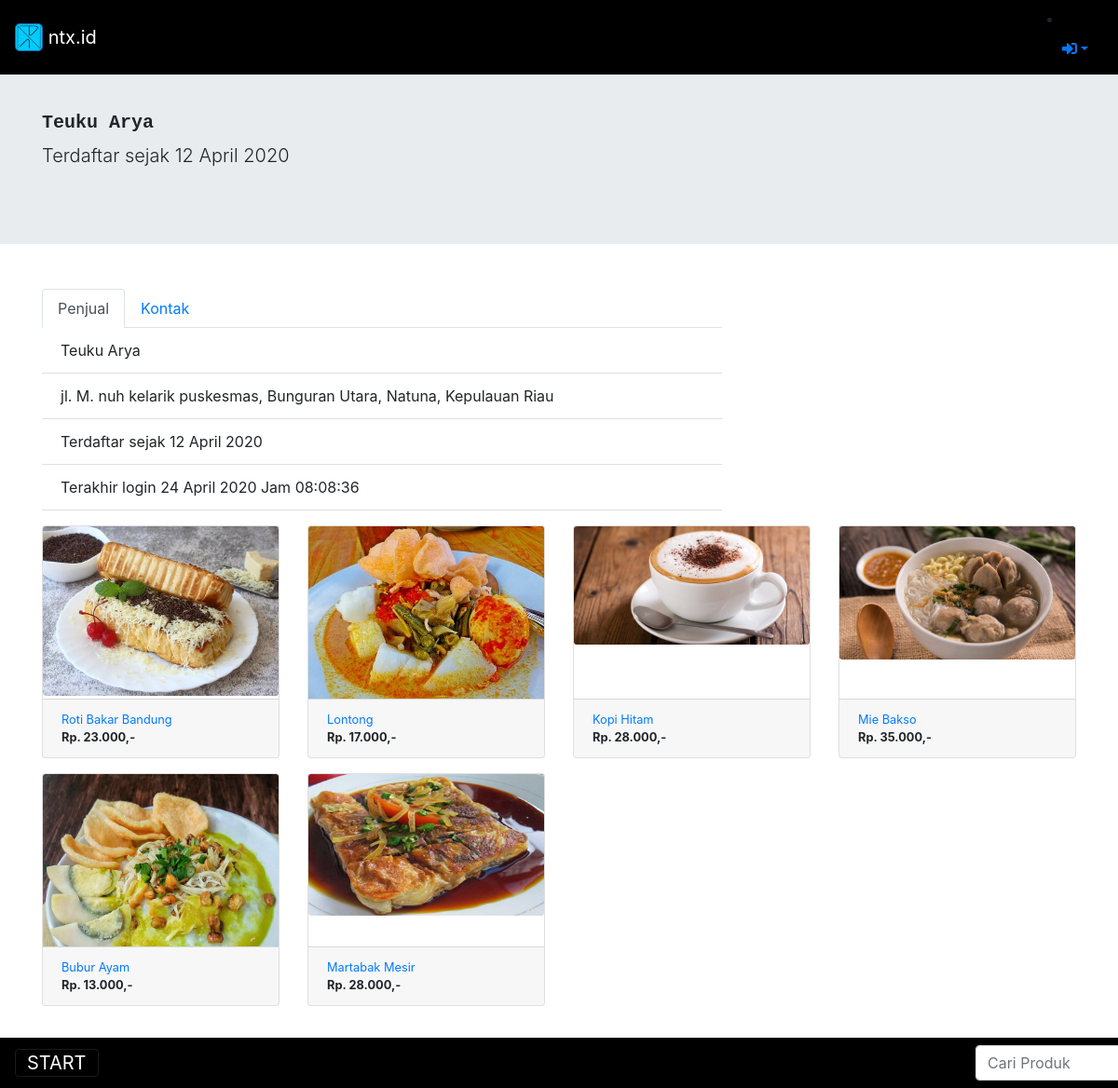
The app's page /product/seller/17 with its own data.
### tables this page shows
CREATE TABLE `company` (
  `id` int(11) NOT NULL,
  `name` varchar(128) NOT NULL,
  `about1` varchar(1000) NOT NULL,
  `about2` varchar(1000) NOT NULL,
  `about3` varchar(1000) NOT NULL,
  `created` varchar(128) NOT NULL,
  `aboutme` varchar(2000) NOT NULL,
  `email` varchar(50) NOT NULL
);

CREATE TABLE `user` (
  `user_id` int(11) NOT NULL,
  `name` varchar(128) NOT NULL,
  `email` varchar(128) NOT NULL,
  `phonenumber` bigint(11) NOT NULL,
  `whatsappnumber` bigint(11) NOT NULL,
  `prov_code` varchar(2) NOT NULL,
  `kot_code` varchar(2) NOT NULL,
  `kec_code` varchar(2) NOT NULL,
  `address` varchar(100) NOT NULL,
  `image` varchar(128) NOT NULL,
  `password` varchar(256) NOT NULL,
  `role_id` int(11) NOT NULL,
  `is_active` int(1) NOT NULL,
  `date_created` int(11) NOT NULL,
  `last_logged` int(11) NOT NULL
);

CREATE TABLE `location` (
  `id` int(11) NOT NULL,
  `prov_code` varchar(2) NOT NULL,
  `kot_code` varchar(2) NOT NULL,
  `kec_code` varchar(2) NOT NULL,
  `prov_name` varchar(100) NOT NULL,
  `kot_name` varchar(100) NOT NULL,
  `kec_name` varchar(100) NOT NULL
);

CREATE TABLE `product` (
  `product_id` int(11) NOT NULL,
  `user_id` int(11) NOT NULL,
  `cat_code` int(2) NOT NULL,
  `subcat_code` int(2) NOT NULL,
  `name` varchar(128) NOT NULL,
  `about` varchar(512) NOT NULL,
  `price` int(11) NOT NULL,
  `image1` varchar(128) NOT NULL,
  `image2` varchar(128) NOT NULL,
  `image3` varchar(128) NOT NULL,
  `image4` varchar(128) NOT NULL,
  `image5` varchar(128) NOT NULL,
  `date_created` int(11) NOT NULL,
  `last_edited` int(11) NOT NULL,
  `is_active` int(1) NOT NULL
);

### application/controllers/Product.php (called while the page is built, shortened)
<?php
class Product extends CI_Controller {
	public function __construct()
	{
		$this->load->model('product_model');
		$this->load->model('company_model');
	}
	public function seller($seller_id)
	{
		$data['company']= $this->company_model->getCompany();
		$data['user']= $this->db->get_where('user', ['email'=>$this->session->userdata('email')])->row_array();
		$data['category'] = $this->product_model->getCategory();
		$data['seller'] = $this->product_model->getSeller($seller_id);
		if ($data['seller']){
			$data['product']= $this->product_model->getProductBySellerId($seller_id);
			$data['location'] = $this->product_model->getLocation($data['seller']['prov_code'],$data['seller']['kot_code'],$data['seller']['kec_code']);
			$this->load->view('templates/header_public', $data);
			$this->load->view('product/seller', $data);
			$this->load->view('templates/footer_public', $data);
		}else{
			$this->load->view('templates/header_public', $data);
			$this->load->view('product/pagenotfound', $data);
			$this->load->view('templates/footer_public', $data);
		}
	}
}

### index.php (called while the page is built, shortened)
<?php
require_once BASEPATH.'core/CodeIgniter.php';

### application/models/Company_model.php (called while the page is built, shortened)
<?php
class company_model extends CI_model{
	public function getCompany()
	{
		return $this->db->get('company')->row_array();
	}
}
?>

### application/models/Product_model.php (called while the page is built, shortened)
<?php
class product_model extends CI_model{
	public function getCategory()
	{
		$this->db->distinct();
		$this->db->select('cat_code');
		return $this->db->get('category')->result_array();
	}
	public function getProductBySellerId($seller_id)
	{
		$this->db->where('user_id', $seller_id);
		return $this->db->get('product')->result_array();
	}
	public function getSeller($user_id)
	{
		$this->db->where('user_id', $user_id);
		return $this->db->get('user')->row_array();
	}
	public function getLocation($prov_code,$kot_code,$kec_code)
	{
		$this->db->where('kec_code', $kec_code);
		$this->db->where('kot_code', $kot_code);
		$this->db->where('prov_code', $prov_code);
		return $this->db->get('location')->row_array();
	}
}
?>

### application/views/templates/footer_public.php (the view, shortened to what this page needs)
<br><br><br>
<div class="pos-f-t  fixed-bottom">
  <nav class="navbar navbar-dark" style="background:#000">
    <button class="navbar-toggler text-white" type="button" data-toggle="collapse" data-target="#navbarToggleExternalContent" aria-controls="navbarToggleExternalContent" aria-expanded="false" aria-label="Toggle navigation">
      START
    </button>
    <form class="form-inline" action="<?= base_url('search/home');?>" method="post" style="width:137px">
    <input class="form-control mr-sm-2" id="searchProduct" type="search" placeholder="Cari Produk" aria-label="Search" id="keyword" name="keyword">
  </form>
  </nav>
</div>
</body>
</html>

### application/views/templates/header_public.php (shortened to what this page needs)
<!DOCTYPE html>
<html lang="en">
<head>
  <link href="<?= base_url('assets/') ;?>vendor/fontawesome-free/css/all.min.css" rel="stylesheet" type="text/css">
  <link href="<?= base_url('assets/vendor/bootstrap/css/bootstrap.min.css');?>" rel="stylesheet">
  <link href="<?= base_url('assets/css/shop-homepage.css'); ?>" rel="stylesheet">
</head>
<body class="">
<nav class="navbar navbar-dark fixed-top" style="background:#000">
  <a class="navbar-brand" href="<?= base_url();?>">
    <img src="<?= base_url('assets/img/brand.png');?>" width="30" height="30" class="d-inline-block align-top" alt="">
    <?= $company['name'];?>
  </a>
<?php if ($user) : ?>
  <li class="nav-item dropdown">
    <a class="nav-link dropdown-toggle" data-toggle="dropdown" href="#" role="button" aria-haspopup="true" aria-expanded="false">
    <i class="far fa-user-circle"></i></a>
    <div class="dropdown-menu dropdown-menu-right">
      <?php if ($user['role_id']==1) : ?>
        <a class="dropdown-item" href="<?= base_url('admin');?>">Dasboard</a>
      <?php else : ?>
        <a class="dropdown-item" href="<?= base_url('user');?>">Pengaturan</a>
        <a class="dropdown-item" href="<?= base_url('myproduct');?>">Produk Saya</a>
      <?php endif ;?>
      <div class="dropdown-divider"></div>
      <a class="dropdown-item" href="<?= base_url('auth/logout');?>" data-toggle="modal" data-target="#logoutModal">Logout</a>
    </div>
  </li>
<?php else : ?>
    <li class="nav-item dropdown">
    <a class="nav-link dropdown-toggle" data-toggle="dropdown" href="#" role="button" aria-haspopup="true" aria-expanded="false">
    <i class="fas fa-sign-in-alt"></i></a>
  </li>
<?php endif ;?>
</nav>

### application/views/product/seller.php (shortened to what this page needs)
  <div class="jumbotron jumbotron-fluid">
  <div class="container">
    <h5 class="text-monospace font-weight-bold"><?= $seller['name'];?></h5>
    <p class="lead">Terdaftar sejak <?= date('d F Y', $seller['date_created']) ; ?></p>
  </div>
</div>
    <div class="container">
      <div class="row mt-5">
      <div class="col-lg-8">
        <nav>
          <div class="nav nav-tabs" id="nav-tab" role="tablist">
            <a class="nav-item nav-link active" id="nav-home-tab" data-toggle="tab" href="#nav-home" role="tab" aria-controls="nav-home" aria-selected="true">Penjual</a>
            <a class="nav-item nav-link" id="nav-profile-tab" data-toggle="tab" href="#nav-profile" role="tab" aria-controls="nav-profile" aria-selected="false">Kontak</a>
          </div>
        </nav>
        <div class="tab-content" id="nav-tabContent">
          <div class="tab-pane fade show active" id="nav-home" role="tabpanel" aria-labelledby="nav-home-tab">
             <ul class="list-group list-group-flush border-bottom">
              <li class="list-group-item"><?= $seller['name'];?></li>
              <li class="list-group-item"><?= $seller['address'];?>, <?= $location['kec_name'];?>, <?= $location['kot_name'];?>, <?= $location['prov_name'];?></li>
              <li class="list-group-item">Terdaftar sejak <?= date('d F Y', $seller['date_created']) ; ?></li>
              <li class="list-group-item">Terakhir login <?= date('d F Y', $seller['last_logged']) ; ?> Jam <?= date('H:i:s', $seller['last_logged']) ; ?></li>
            </ul>
            </div>
        </div>
      </div>
    </div>
  </div>
  <div class="container mt-3">
    <div class="row">
        <?php foreach ($product as $pr) : ?>
          <div class="col-xl-3 col-lg-4 col-md-6 col-sm-6 col-xs-12">
          <div class="card mb-3" style="height:250px">
          <div class="row no-gutters" style="overflow:hidden">
            <div class="col-xs-12" style="height:230px ; padding:0 ; text-align:center; " >
              <a href="<?= base_url('product/detail/').$pr['product_id'] ;?>" class="text-decoration-none">
              <img src="<?= base_url('assets/img/product/').$pr['image1'];?>" class="card-img">
            </a>
            </div>
          </div class="text-justify">
              <small class="card-footer"> <a href="<?= base_url('product/detail/').$pr['product_id'] ;?>" class="text-decoration-none"><?= $pr['name'] ?></a> <br><strong> Rp. <?= number_format($pr['price'], 0, ",", "."); ?>,- </strong></small>
          </div>
          </div>
        <?php endforeach ;?>
    </div>
  </div>

### assets/css/shop-homepage.css (style rules this page uses)
body { padding-top: 56px; }

### records on screen
company: name "ntx.id"
user: name "Teuku Arya", date_created "12 April 2020", address "jl. M. nuh kelarik puskesmas", last_logged "24 April 2020", last_logged "08:08:36"
location: kec_name "Bunguran Utara", kot_name "Natuna", prov_name "Kepulauan Riau"
product: image1 (picture), name "Roti Bakar Bandung", price "23.000"
product: image1 (picture), name "Lontong", price "17.000"
product: image1 (picture), name "Kopi Hitam", price "28.000"
product: image1 (picture), name "Mie Bakso", price "35.000"
product: image1 (picture), name "Bubur Ayam", price "13.000"
product: image1 (picture), name "Martabak Mesir", price "28.000"
